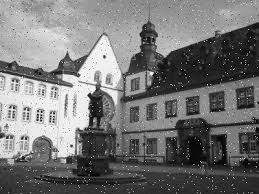
#> input picture Lesson6/Image/noise_house.jpg, 259 x 194 px, found by its file name
$ python lesson6.2.py
#> lines starting #> are read from the running program, lines starting #| are printed output that depends on the picture; after the words box and inside, x2 and y2 are one past the last pixel; in counts of white or black regions, pixels touching at a corner belong together
import numpy as np
import matplotlib as plt
import cv2

I = cv2.imread("C:\\Users\\Admin\\Documents\\c4t\\Image Processing\\Lesson6\\Image\\noise_house.jpg")
#> I is the input picture: shape (194, 259, 3); min 0, max 255, mean 117.8
cv2.imshow("Image: ",I)
cv2.waitKey(1)
gray=cv2.cvtColor(I,cv2.COLOR_RGB2GRAY)
filter_noise=cv2.medianBlur(gray,5)
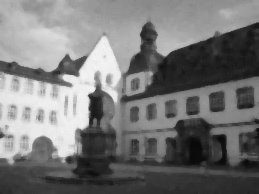
#> filter_noise: shape (194, 259); min 9, max 244, mean 118.1
cv2.imshow("Remove noise: ", filter_noise)
cv2.waitKey(1)

#Bộ lọc Mean: trung bình cộng
#Bộ lọc Median: trung vị
#Bộ lọc Gaussian

# convert gray to binary
ret,binImage=cv2.threshold(gray,100,255,cv2.THRESH_BINARY)
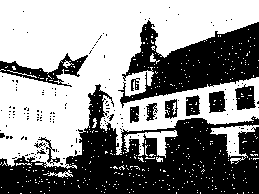
#> binImage: shape (194, 259); 55.8% white; 161 black regions (147 under 20 px), largest, box (x1, y1, x2, y2) and area: (0, 84, 259, 194) 13362, (118, 20, 259, 108) 6015, (0, 53, 88, 87) 933
cv2.imshow("binImage",binImage)
kernel=cv2.getStructuringElement(cv2.MORPH_RECT,(5,5))
img_dilate=cv2.dilate(binImage,kernel)
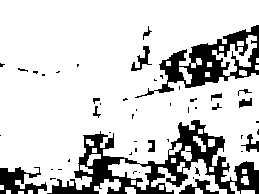
#> img_dilate: shape (194, 259); 81.5% white; 49 black regions (34 under 20 px), largest, box (x1, y1, x2, y2) and area: (47, 120, 259, 194) 4810, (135, 25, 259, 98) 2664, (0, 167, 47, 194) 698
img_erode=cv2.erode(binImage,kernel)
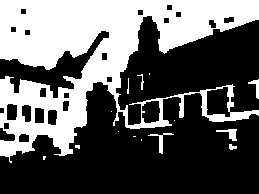
#> img_erode: shape (194, 259); 38.1% white; 15 white regions (8 under 20 px), largest, box (x1, y1, x2, y2) and area: (0, 0, 259, 163) 18705, (148, 133, 174, 154) 113, (216, 129, 237, 141) 109
cv2.imshow("dilate",img_dilate)
cv2.imshow("erode",img_erode)
cv2.waitKey()

$ run again, with Lesson6/Image/noise_salt.jpg copied over Lesson6/Image/noise_house.jpg
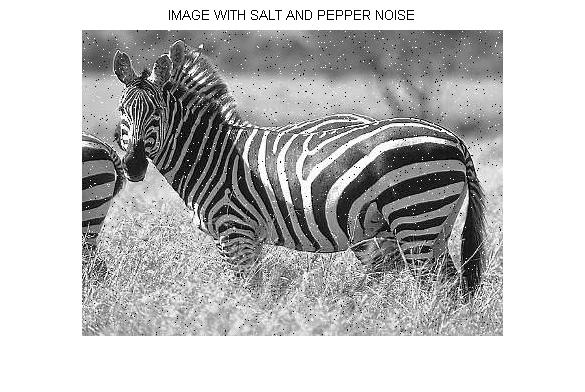
#> input picture Lesson6/Image/noise_salt.jpg, 585 x 392 px, found by its file name
#> I is the input picture: shape (392, 585, 3); min 0, max 255, mean 190
#> `ret,binImage=cv2.threshold(gray,100,255,cv2.THRESH_BINARY)`:
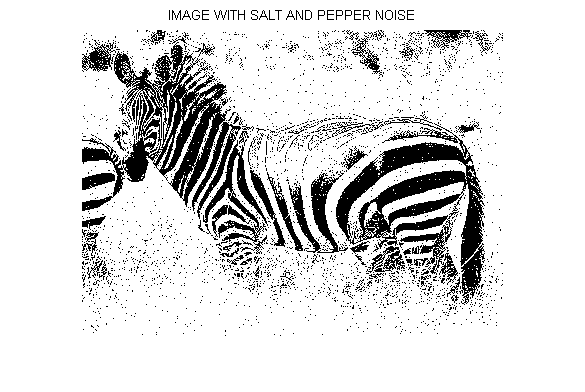
#> binImage: shape (392, 585); 86% white; 2531 black regions (2458 under 20 px), largest, box (x1, y1, x2, y2) and area: (82, 42, 241, 219) 9209, (336, 123, 485, 305) 9167, (203, 140, 268, 254) 1690
#> img_dilate: shape (392, 585); 97.9% white; 98 black regions (62 under 20 px), largest, box (x1, y1, x2, y2) and area: (384, 145, 462, 171) 701, (378, 173, 463, 208) 621, (338, 169, 376, 229) 511
#> `img_erode=cv2.erode(binImage,kernel)`:
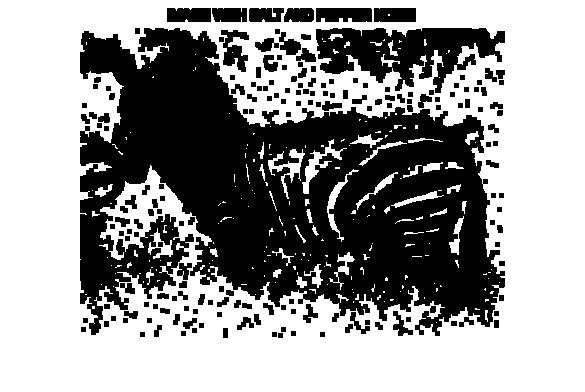
#> img_erode: shape (392, 585); 59.9% white; 182 black regions, largest, box (x1, y1, x2, y2) and area: (80, 28, 505, 336) 73473, (316, 28, 505, 93) 6904, (316, 8, 372, 22) 734
